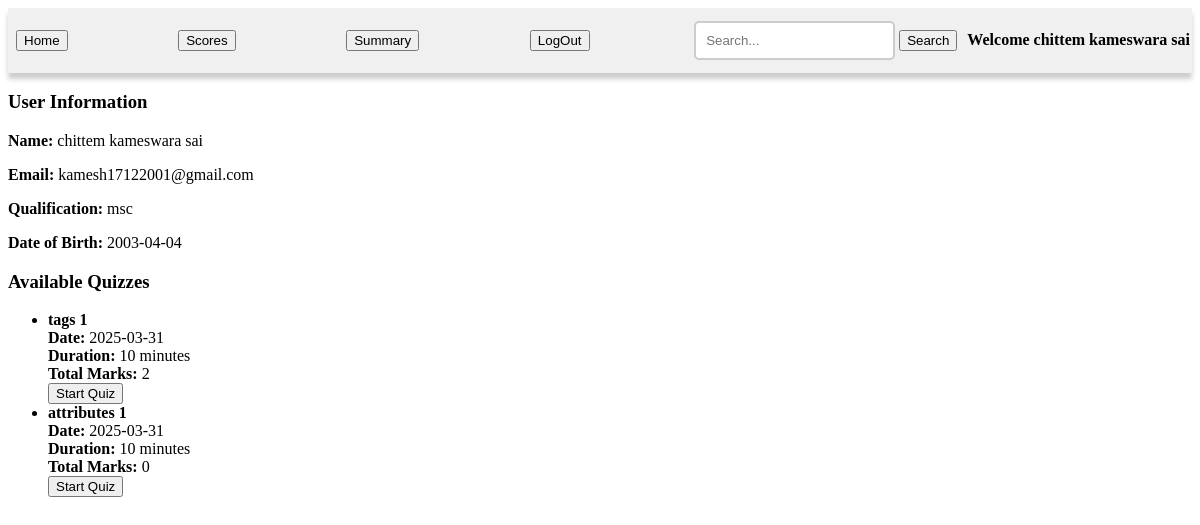
Page /user/1 on the committed database.
### models/database.py (models this page shows)
class User(db.Model):
    user_id = db.Column(db.Integer, primary_key = True, autoincrement=True)
    email = db.Column(db.String(70), unique = True, nullable = False)
    password = db.Column(db.String(100), nullable = False)
    full_name = db.Column(db.String(50), nullable = False)
    qualification = db.Column(db.String(20), nullable = False)
    dob = db.Column(db.Date, nullable = False)
    scores = db.relationship('Score', backref='user', lazy=True)

class Quiz(db.Model):
    quiz_id = db.Column(db.Integer, primary_key = True, autoincrement=True)
    quiz_name = db.Column(db.String(100), nullable = False)
    chapter_id = db.Column(db.Integer, db.ForeignKey('chapter.chapter_id'))
    date_of_quiz = db.Column(db.Date, nullable = False)
    time_duration = db.Column(db.Integer, nullable = False)
    questions = db.relationship('Questions', backref='quiz', lazy=True)

### app.py (the view)
@app.route("/user/<int:user_id>")
def user_detail(user_id):
    user = User.query.get(user_id)
    quizzes = Quiz.query.all()
    quiz_total_marks = {}
    for quiz in quizzes:
        total_marks = sum(question.marks for question in quiz.questions)
        quiz_total_marks[quiz.quiz_id] = total_marks
    return render_template('user_detail.html', user=user, quizzes=quizzes, user_id=user_id, quiz_total_marks=quiz_total_marks)

### templates/user_detail.html (shortened to what this page needs)
<!DOCTYPE html>
<html lang="en">
<head>
    <link rel="stylesheet" href="/static/admin.css">
</head>
<body>
    <div class = "header">
        <a href="{{ url_for('user_detail', user_id=user_id) }}"><button>Home</button></a>
        <a href="{{ url_for('scores', user_id=user_id) }}"><button>Scores</button></a>
        <a href="{{ url_for('user_summary', user_id=user_id) }}"><button>Summary</button></a>
        <a href="{{ url_for('login') }}"><button>LogOut</button></a>
        <div class = "left-head">
            <form method="get" action="{{ url_for('user_summary', user_id=user_id) }}">
                <input type="search" name="query" placeholder="Search..." required>
                <button type="submit">Search</button>
            </form>
            <h4>Welcome {{user.full_name}}</h4>
        </div>
    </div>
        <div class="user-info">
            <h3>User Information</h3>
            <p><strong>Name:</strong> {{ user.full_name }}</p>
            <p><strong>Email:</strong> {{ user.email }}</p>
            <p><strong>Qualification:</strong> {{ user.qualification }}</p>
            <p><strong>Date of Birth:</strong> {{ user.dob }}</p>
        </div>
        <div class="quizzes">
            <h3>Available Quizzes</h3>
            <ul>
                {% for quiz in quizzes %}
                    <li>
                        <strong>{{ quiz.quiz_name }}</strong><br>
                        <strong>Date:</strong> {{ quiz.date_of_quiz }}<br>
                        <strong>Duration:</strong> {{ quiz.time_duration }} minutes<br>
                        <strong>Total Marks:</strong> {{ quiz_total_marks[quiz.quiz_id] }}<br>
                        <a href="{{ url_for('start_quiz', quiz_id=quiz.quiz_id, user_id=user_id) }}">
                            <button>Start Quiz</button>
                        </a>
                    </li>
                {% endfor %}
            </ul>
        </div>
</body>
</html>

### static/admin.css (style rules this page uses)
.header { display: flex; justify-content: space-between; align-items: center; padding: 2px 2px; background-color: #f0f0f0; box-shadow: 0 6px 5px rgba(0, 0, 0, 0.2); }
.header a { text-decoration: none; color: black; margin: 0 6px; }
.left-head { display: flex; align-items: center; gap: 10px; }
input[type="search"] { padding: 10px; border: 2px solid #ccc; border-radius: 5px; }

### rows in the picture
User: full_name "chittem kameswara sai", email "kamesh17122001@gmail.com", qualification "msc", dob "2003-04-04"
Quiz: quiz_name "tags 1", date_of_quiz "2025-03-31", time_duration "10", quiz_total_marks "2"
Quiz: quiz_name "attributes 1", date_of_quiz "2025-03-31", time_duration "10", quiz_total_marks "0"
